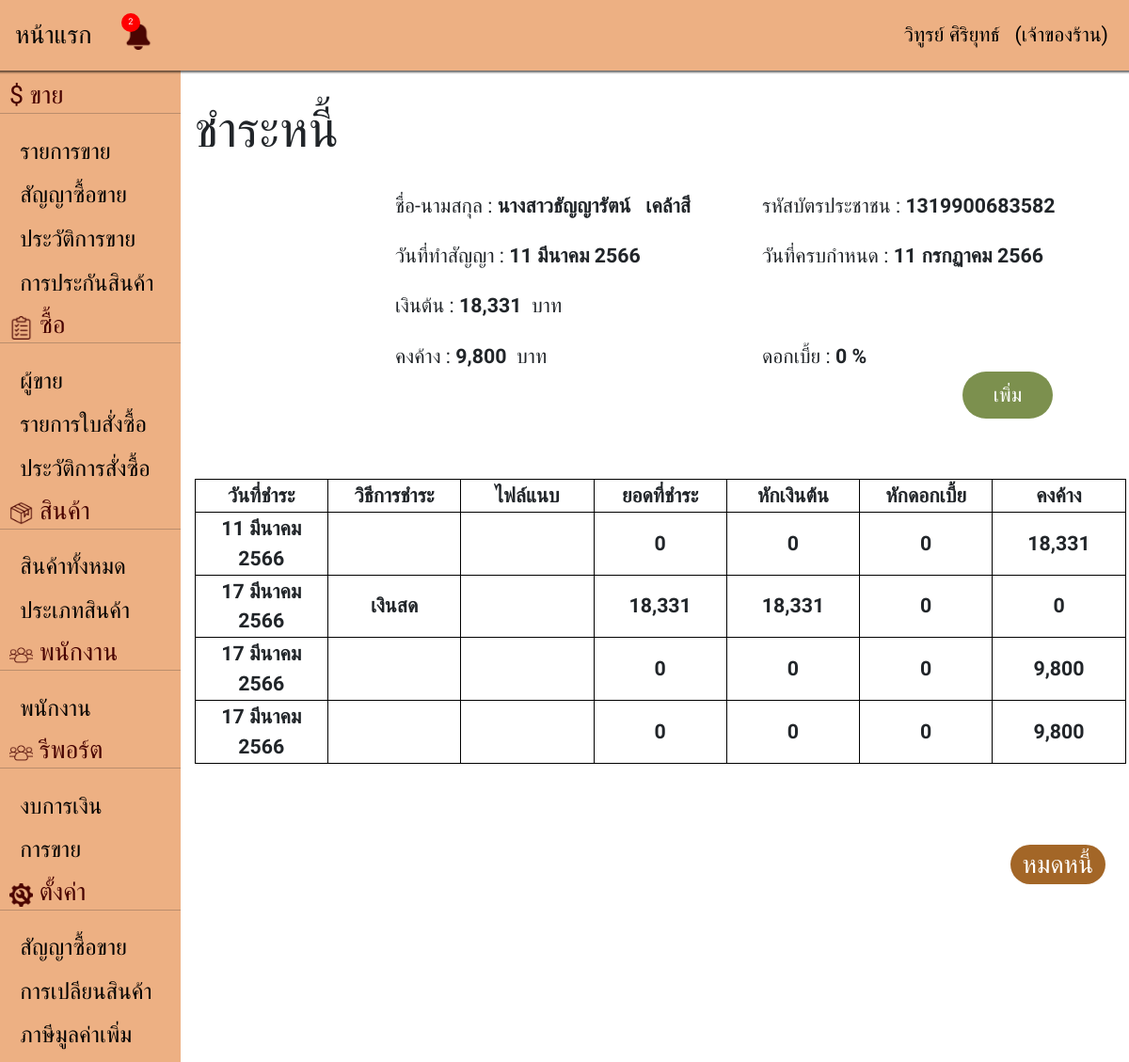
Page /repay.php?id=4 (signed in) on the committed database.
### tables this page shows
CREATE TABLE `contract_tb` (
  `contract_code` int(6) NOT NULL COMMENT 'รหัสสัญญาการซื้อขาย',
  `date_contract` datetime NOT NULL DEFAULT current_timestamp() COMMENT 'วันที่ทำสัญญา',
  `employee_id` int(11) NOT NULL COMMENT 'รหัสพนักงาน (เจ้าของร้าน) ',
  `sales_list_id` int(6) DEFAULT NULL COMMENT 'รหัสรายการขาย',
  `customer_prefix` varchar(6) NOT NULL COMMENT 'คำนำหน้าชื่อ ',
  `customer_firstname` varchar(50) NOT NULL COMMENT 'ชื่อ ',
  `customer_lastname` varchar(50) NOT NULL COMMENT 'นามสกุล',
  `customer_img` varchar(25) NOT NULL COMMENT 'เลขบัตรประชาชน',
  `date_send` datetime NOT NULL DEFAULT current_timestamp() COMMENT 'วันที่ส่งมอบของให้',
  `price_send` datetime NOT NULL DEFAULT current_timestamp() COMMENT 'ราคาที่ตกลงกันไว้ในวันที่ส่งมอบ',
  `product_detail` text NOT NULL COMMENT 'รายละเอียดสินค้า',
  `baht` int(6) NOT NULL COMMENT 'บาท',
  `stang` int(6) NOT NULL COMMENT 'สตางค์',
  `stangt` varchar(255) NOT NULL COMMENT 'สตางค์ไทย',
  `contract_details` text NOT NULL COMMENT 'ข้อตกลงของสัญญา',
  `contract_attachment` varchar(255) DEFAULT NULL COMMENT 'ไฟล์แนบสัญญา',
  `date_due` datetime NOT NULL DEFAULT current_timestamp() COMMENT 'วันที่ครบกำหนด',
  `outstanding` float NOT NULL COMMENT 'คงค้าง',
  `promise_status` int(5) NOT NULL DEFAULT 0 COMMENT 'สถานะสัญญาซื้อขาย'
);

CREATE TABLE `debt_payment_details_tb` (
  `unique_id` int(5) NOT NULL COMMENT 'ค่าเอกลักษณ์',
  `contract_code` int(6) NOT NULL COMMENT 'รหัสสัญญาการซื้อขาย',
  `repayment_date` date NOT NULL DEFAULT current_timestamp() COMMENT 'วันที่ชำระ',
  `payment` varchar(20) NOT NULL COMMENT 'วิธีการชำระ',
  `payment_amount` float NOT NULL DEFAULT 0 COMMENT 'ยอดที่ชำระ',
  `deduct_principal` float NOT NULL DEFAULT 0 COMMENT 'หักเงินต้น',
  `less_interest` float NOT NULL DEFAULT 0 COMMENT 'หักดอกเบี้ย',
  `outstanding` float NOT NULL DEFAULT 0 COMMENT 'คงค้าง',
  `slip_img` varchar(255) DEFAULT NULL COMMENT 'ไฟล์หลักฐานการชำระเงิน'
);

### database/Connection.php (called while the page is built)
<?php
function Connection(){
    $servername = "localhost";
    $username = "root";
    $password = "";
    $database = "shop_pj";
    try {
        $conn = new PDO("mysql:host=$servername;dbname=$database", $username, $password);
        $conn->setAttribute(PDO::ATTR_ERRMODE, PDO::ERRMODE_EXCEPTION);
        $conn->query("SET NAMES UTF8");
        return $conn;
    } catch (PDOException $e) {
        throw new Exception("Connection failed: " . $e->getMessage());
    }
}

### database/Contract.php (called while the page is built, shortened)
<?php
include_once("Connection.php");
class Contract
{
    private $conn;
    function __construct()
    {
        $this->conn = Connection();
    }
    public function fetchById($id)
    {
        try {
            $sql = "SELECT C.*,D.* FROM contract_tb C, debt_payment_details_tb D WHERE C.contract_code = D.contract_code AND C.contract_code = ?";
            $stmt = $this->conn->prepare($sql);
            $stmt->bindParam(1, $id, PDO::PARAM_INT);
            $stmt->execute();
            $result = $stmt->fetch(PDO::FETCH_ASSOC);
            if (!$result) {
                return [];
            } else {
                return $result;
            }
        } catch (Exception $e) {
            http_response_code(500);
            return [];
        }
    }
}

### service/datetimeDisplay.php (called while the page is built, shortened)
<?php
function dateTimeDisplay($strDateTime)
{
    $moth = ["มกราคม", "กุมภาพันธ์", "มีนาคม", "เมษายน", "พฤษภาคม", "มิถุนายน", "กรกฏาคม", "สิงหาคม", "กันยายน", "ตุลาคม", "พฤศจิกายน", "ธันวาคม"];
    $date = explode(' ', $strDateTime)[0];
    $D = array_reverse(explode('-', $date));
    $D[2] += 543;
    $D[1] = $moth[$D[1] - 1];
    return implode(' ', $D);
}

### database/DebtPaymentDetails.php (called while the page is built, shortened)
<?php
include_once("Connection.php");
class DebtPaymentDetails
{
    private $conn;
    function __construct()
    {
        $this->conn = Connection();
    }
    public function fetchById($id)
    {
        try{
            $sql = "SELECT * FROM debt_payment_details_tb WHERE contract_code = ?";
            $stmt = $this->conn->prepare($sql);
            $stmt->bindParam(1, $id, PDO::PARAM_INT);
            $stmt->execute();
            $result = $stmt->fetchAll(PDO::FETCH_ASSOC);
            if (!$result) {
                return [];
            } else {
                return $result;
            }
        }catch (Exception $e) {
            http_response_code(500);
            echo strval($e);
        }
    }
}

### repay.php (the view, shortened to what this page needs)
<!DOCTYPE html>
<html lang="en">
<head>
    <link href="./node_modules/bootstrap/dist/css/bootstrap.min.css" rel="stylesheet">
    <link rel="stylesheet" href="./src/css/repay.css" />
</head>
<?php
include_once('nav.php');
include_once('./database/Contract.php');
include_once('./database/DebtPaymentDetails.php');
include_once './service/datetimeDisplay.php';
$c = new Contract();
$pay = new DebtPaymentDetails();
$rows = $c->fetchById($_GET['id']);
$rowa = $pay->fetchById($_GET['id']);
?>
<body>
    <form>
        <div class="row">
            <div class="col-1 Nbar min-vh-100"><?php include_once('bar.php'); ?></div>
            <div class="col-11">
                <div class="row main">
                    <div class="col-lg-5">
                        <h1>ชำระหนี้</h1>
                    </div>
                </div>
                <div class="row c">
                    <div class="col-xl-6">ชื่อ-นามสกุล&nbsp;:
                        <b><?= $rows['customer_prefix'] ?><?= $rows['customer_firstname'] ?> &nbsp; <?= $rows['customer_lastname'] ?></b>
                    </div>
                    <div class="col-xl-6">รหัสบัตรประชาชน&nbsp;: <b><?= $rows['customer_img'] ?></b></div>
                </div>
                <div class="row c">
                    <div class="col-xl-6">วันที่ทำสัญญา&nbsp;: <b><?= dateTimeDisplay($rows['date_contract']) ?></b></div>
                    <div class="col-xl-6">วันที่ครบกำหนด&nbsp;: <b><?= dateTimeDisplay($rows['date_due']) ?></b></div>
                </div>
                <div class="row c">
                    <div class="col-xl-6">เงินต้น&nbsp;: <b><?= number_format($rowa[0]['outstanding']) ?></b> &nbsp;บาท</div>
                </div>
                <div class="row c">
                    <div class="col-xl-6 ">คงค้าง&nbsp;: <b><?= number_format(end($rowa)['outstanding']) ?></b> &nbsp;บาท</div>
                    <?php if (end($rowa)['outstanding'] > 0) { ?><div class="col-xl-6 ">ดอกเบี้ย&nbsp;: <b><span id="less_interestt"></span>&nbsp;%</b></div><?php } else { ?><?php } ?>
                </div>
                <div class="row B">
                    <div class=" col-12 d-flex justify-content-end" style="margin-left: 2.8rem;">
                        <?php if (end($rowa)['outstanding'] > 0) { ?><button type="button" onclick="payMode()" class="btn1" data-bs-toggle="modal" data-bs-target=".bd-example-modal-sm">เพิ่ม</button><?php } else { ?><?php } ?>
                    </div>
                </div>
                <table class="main col-10" style="margin-top: 3rem;  margin-bottom: 4rem;">
                    <thead>
                        <tr>
                            <th width="10%">วันที่ชำระ</th>
                            <th width="10%">วิธีการชำระ</th>
                            <th width="10%">ไฟล์แนบ</th>
                            <th width="10%">ยอดที่ชำระ</th>
                            <th width="10%">หักเงินต้น</th>
                            <th width="10%">หักดอกเบี้ย</th>
                            <th width="10%">คงค้าง</th>
                        </tr>
                    </thead>
                    <tbody id="list-repay">
                        <?php foreach ($rowa as $r) {
                            $outstanding = $r['outstanding']; ?>
                            <tr>
                                <th height="60px"><?= dateTimeDisplay($r['repayment_date']) ?></th>
                                <th height="60px"><?= $r['payment'] ?></th>
                                <th height="60px"><?php if (($r['payment']) == "โอนเงิน" && ($r['slip_img']) == "") { ?>
                                        <button type="button" onclick="setID(<?= $r['unique_id'] ?>)" class="btn btn-primary1" data-bs-toggle="modal" data-bs-target=".bd-example-modal-sm1"><img src="./src/images/cloud-upload-alt.png" width="25">
                                        </button>
                                    <?php } else if (($r['payment']) == "โอนเงิน" && ($r['slip_img']) == NULL) { ?>
                                        <button type="button" onclick="setID(<?= $r['unique_id'] ?>)" class="btn btn-primary1" data-bs-toggle="modal" data-bs-target=".bd-example-modal-sm1"><img src="./src/images/cloud-upload-alt.png" width="25">
                                        </button>
                                    <?php } else if (($r['payment']) == "เงินสด" && ($r['slip_img']) == "") { ?>
                                        <?php echo ""; ?>
                                    <?php } else if (($r['payment']) == "เงินสด" && ($r['slip_img']) == NULL) { ?>
                                        <?php echo ""; ?>
                                    <?php } else if (($r['payment']) == "โอนเงิน" && ($r['slip_img']) != "") { ?>
                                        <a href="<?= $r['slip_img'] ?>">ดู</a>
                                    <?php } ?>
                                </th>
                                <th height="60px"><?= number_format($r['payment_amount']) ?></th>
                                <th height="60px"><?= number_format($r['deduct_principal']) ?></th>
                                <th height="60px"><?= number_format($r['less_interest']) ?></th>
                                <th height="60px"><?= number_format($r['outstanding']) ?></th>
                            </tr>
                        <?php } ?>
                    </tbody>
                </table>
                <div class="row btn-g">
                    <div class="col-2">
                        <?php if ($outstanding > 0) { ?> <input data-bs-toggle="modal" data-bs-target=".bd-example-modal-sm" type="button" class="btn-c outdebt" value="หมดหนี้" onclick="clearDebt()" /><?php } ?>
                    </div>
                </div>
            </div>
        </div>
    </form>
</body>
</html>

### src/css/repay.css (style rules this page uses)
* { font-family: 'IBM Plex Sans Thai', sans-serif; font-size: 16pt; }
.main { margin-top: 5rem; margin-left: 5rem; width: 90%; }
.Nbar { margin-top: 3.5rem; }
.c { margin-top: 1rem; margin-left: 15rem; }
table, td, th { border: 1px solid black; text-align: center; }
.btn-g { justify-content: end; display: flex; margin-right: 4rem; margin-top: 2rem; margin-bottom: 4rem; }
.btn-c { border-radius: 25px 25px 25px 25px; font-size: 20pt; width: 60%; }
.outdebt { background-color: #A36627; color: white; border: 0ch; margin-left: 6rem; }
.row { --bs-gutter-x: 0rem; }
.col-10 { margin-top: 1rem; }
.btn1 { background-color: #7C904E; color: #fff; border: 0in; border-radius: 25px; height: 50px; width: 10%; }
.B { margin-right: 6.6rem; }

### rows in the picture
contract_tb: customer_prefix "นางสาว", customer_firstname "ธัญญารัตน์", customer_lastname "เคล้าสี", customer_img "1319900683582", date_contract "11 มีนาคม 2566", date_due "11 กรกฏาคม 2566"
debt_payment_details_tb: outstanding "18,331", repayment_date "11 มีนาคม 2566", payment_amount "0", deduct_principal "0", less_interest "0"
debt_payment_details_tb: outstanding "9,800", repayment_date "17 มีนาคม 2566", payment_amount "0", deduct_principal "0", less_interest "0"
debt_payment_details_tb: repayment_date "17 มีนาคม 2566", payment "เงินสด", payment_amount "18,331", deduct_principal "18,331", less_interest "0", outstanding "0"
debt_payment_details_tb: repayment_date "17 มีนาคม 2566", payment_amount "0", deduct_principal "0", less_interest "0", outstanding "9,800"

### other values in the picture
count($lost) "2"
$_SESSION['username'] "วิทูรย์ ศิริยุทธ์"
getFullRole($_SESSION['role']) "เจ้าของร้าน"
